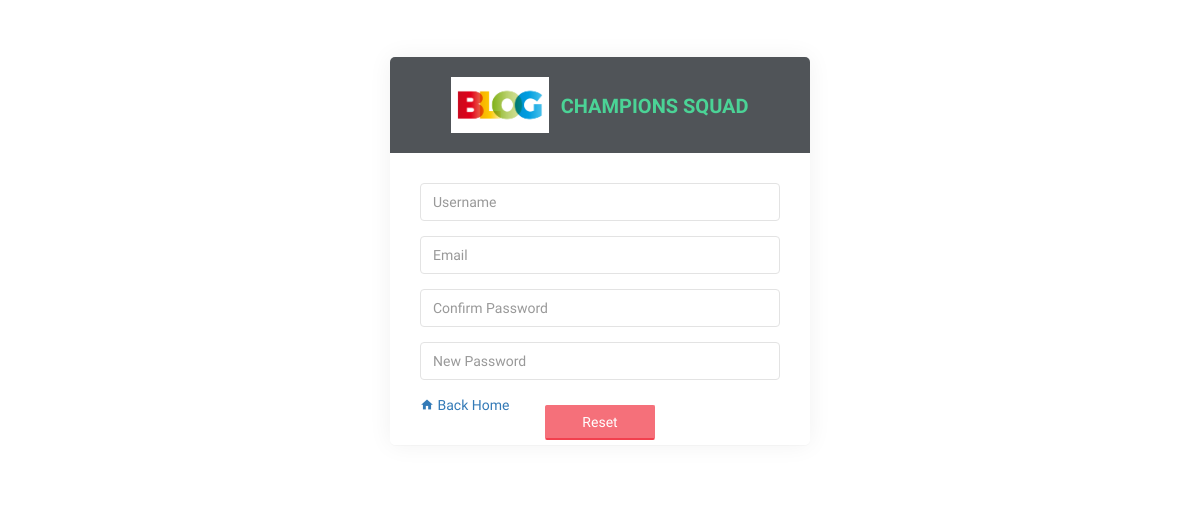
The app's page /admin/forgot-password.php with its own data.
### tables this page shows
CREATE TABLE `tblsite` (
  `id` int(11) NOT NULL,
  `siteTitle` varchar(255) DEFAULT NULL,
  `siteLogo` varchar(255) DEFAULT NULL
);

### admin/forgot-password.php (the view, shortened to what this page needs)
<?php
include('includes/config.php');
  ?>
<!DOCTYPE html>
<html lang="en">
    <head>
        <link href="assets/css/bootstrap.min.css" rel="stylesheet" type="text/css" />
        <link href="assets/css/core.css" rel="stylesheet" type="text/css" />
        <link href="assets/css/components.css" rel="stylesheet" type="text/css" />
        <link href="assets/css/icons.css" rel="stylesheet" type="text/css" />
        <link href="assets/css/pages.css" rel="stylesheet" type="text/css" />
        <link href="assets/css/menu.css" rel="stylesheet" type="text/css" />
        <link href="assets/css/responsive.css" rel="stylesheet" type="text/css" />
    </head>
    <body class="bg-transparent">
        <section>
            <div class="container-alt">
                <div class="row">
                    <div class="col-sm-12">
                        <div class="wrapper-page">
                            <div class="m-t-40 account-pages">
                                <div class="text-center account-logo-box">
                                    <h2 class="text-uppercase">
                                          <?php $query=mysqli_query($con,"select * from tblsite");
while($row=mysqli_fetch_array($query)){
$logo=$row['siteLogo'];
$wtitle=$row['siteTitle'];
}  ?>
                                        <a href="../index.php" class="text-success">
                                            <span><img src="assets/images/<?php echo $logo;?>" alt="" height="56"></span>
                                             <font style=" font-size: 20px; font-weight:bold; padding-left: 1%"><?php echo $wtitle;?></font>
                                        </a>
                                    </h2>
                                </div>
                                <div class="account-content">
                                    <form class="form-horizontal" method="post">
                                        <div class="form-group ">
                                            <div class="col-xs-12">
                                                <input class="form-control" type="text" required="" name="username" placeholder="Username" autocomplete="off">
                                            </div>
                                        </div>
<div class="form-group ">
                                            <div class="col-xs-12">
                                                <input class="form-control" type="text" required="" name="email" placeholder="Email" autocomplete="off">
                                            </div>
                                        </div>
                                        <div class="form-group">
                                            <div class="col-xs-12">
                                               <input type="password" class="form-control" id="userpassword" name="confirmpassword" placeholder="Confirm Password">
                                            </div>
                                        </div>
<div class="form-group">
                                            <div class="col-xs-12">
                                               <input type="password" class="form-control" id="userpassword" name="newpassword" placeholder="New Password">
                                            </div>
                                        </div>
                                        <div class="form-group account-btn text-center m-t-10">
                                            <div class="col-xs-12">
                                                <button class="btn w-md btn-bordered btn-danger waves-effect waves-light" type="submit" name="submit">Reset</button>
                                            </div>
                                        </div>
                                    </form>
<a href="../index.php"><i class="mdi mdi-home"></i> Back Home</a>
                                </div>
                            </div>
                        </div>
                    </div>
                </div>
            </div>
          </section>
    </body>
</html>

### admin/assets/css/core.css (style rules this page uses)
body { font-family: 'Varela Round', sans-serif; margin: 0; padding-bottom: 60px; overflow-x: hidden; color: #797979; }
html { position: relative; min-height: 100%; }
.h1, .h2, .h3, .h4, .h5, .h6, h1, h2, h3, h4, h5, h6 { color: #505458; font-family: 'Hind Madurai', sans-serif; margin: 10px 0; }
* { outline: none !important; }
.container-alt { margin-left: auto; margin-right: auto; padding-left: 15px; padding-right: 15px; }
.m-t-10 { margin-top: 10px !important; }
.m-t-40 { margin-top: 40px !important; }
.w-md { min-width: 110px; }
.bg-transparent { background-color: transparent !important; }
.row { margin-right: -10px; margin-left: -10px; }
.col-lg-1, .col-lg-10, .col-lg-11, .col-lg-12, .col-lg-2, .col-lg-3, .col-lg-4, .col-lg-5, .col-lg-6, .col-lg-7, .col-lg-8, .col-lg-9, .col-md-1, .col-md-10, .col-md-11, .col-md-12, .col-md-2, .col-md-3, .col-md-4, .col-md-5, .col-md-6, .col-md-7, .col-md-8, .col-md-9, .col-sm-1, .col-sm-10, .col-sm-11, .col-sm-12, .col-sm-2, .col-sm-3, .col-sm-4, .col-sm-5, .col-sm-6, .col-sm-7, .col-sm-8, .col-sm-9, .col-xs-1, .col-xs-10, .col-xs-11, .col-xs-12, .col-xs-2, .col-xs-3, .col-xs-4, .col-xs-5, .col-xs-6, .col-xs-7, .col-xs-8, .col-xs-9 { padding-left: 10px; padding-right: 10px; }
.text-success { color: #4bd396 !important; }
.waves-effect { position: relative; cursor: pointer; display: inline-block; overflow: hidden; -webkit-user-select: none; -moz-user-select: none; -ms-user-select: none; user-select: none; -webkit-tap-highlight-color: transparent; vertical-align: middle; z-index: 1; will-change: opacity, transform; -webkit-transition: all 0.3s ease-out; -moz-transition: all 0.3s ease-out; -o-transition: all 0.3s ease-out; -ms-transition: all 0.3s ease-out; transition: all 0.3s ease-out; }

### admin/assets/css/pages.css (style rules this page uses)
.wrapper-page { margin: 5% auto; position: relative; max-width: 420px; }
.account-pages { box-shadow: 0 0px 24px 0 rgba(0, 0, 0, 0.06), 0 1px 0px 0 rgba(0, 0, 0, 0.02); border-radius: 5px; }
.account-pages .account-content { padding: 30px; }
.account-pages .account-btn { position: absolute; left: 0; right: 0; }
.account-logo-box { background-color: #505458; padding: 10px; border-radius: 5px 5px 0 0; }

### admin/assets/css/responsive.css (style rules this page uses)
@media (min-width: 768px) { .container-alt { width: 750px; } }
@media (min-width: 992px) { .container-alt { width: 970px; } }
@media (min-width: 1200px) { .container-alt { width: 1170px; } }

### records on screen
tblsite: siteLogo (picture), siteTitle "CHAMPIONS SQUAD"
